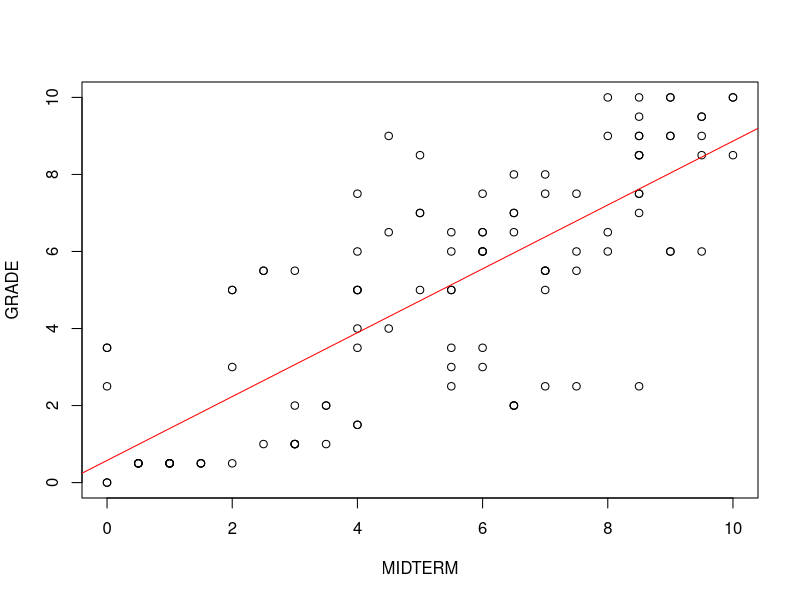
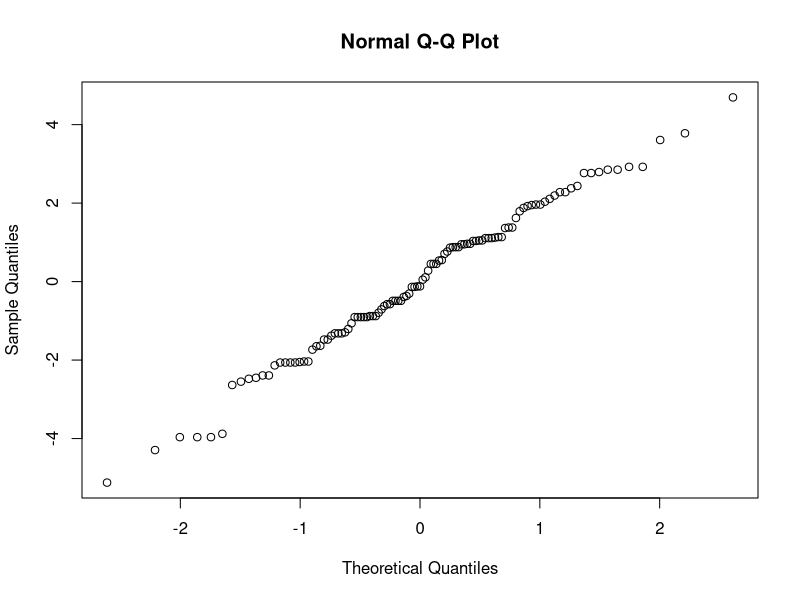

Reproduce these figures in R, in order.
#(a)
read.table('grades_2014_data.txt',header = TRUE, sep = '\t',stringsAsFactors = TRUE) -> data
attach(data)
plot(MIDTERM,GRADE)
m <- lm(GRADE~MIDTERM)
abline(m,col = 'red')
qqnorm(m$residuals)

#(b)
confint(m)

#(c)
summary(m)$coefficients

t = 0.8290192 /0.06328825 
2*pt(-abs(t), df = 109)


#(d)
predict(m,newdata = data.frame(MIDTERM = 7),interval = "confidence")

b0<-m$coefficients[1]
b1 = 0.8290192 
b1*7+b0

#(e)
predict(m,newdata = data.frame(MIDTERM = 7),interval = "prediction")

 
